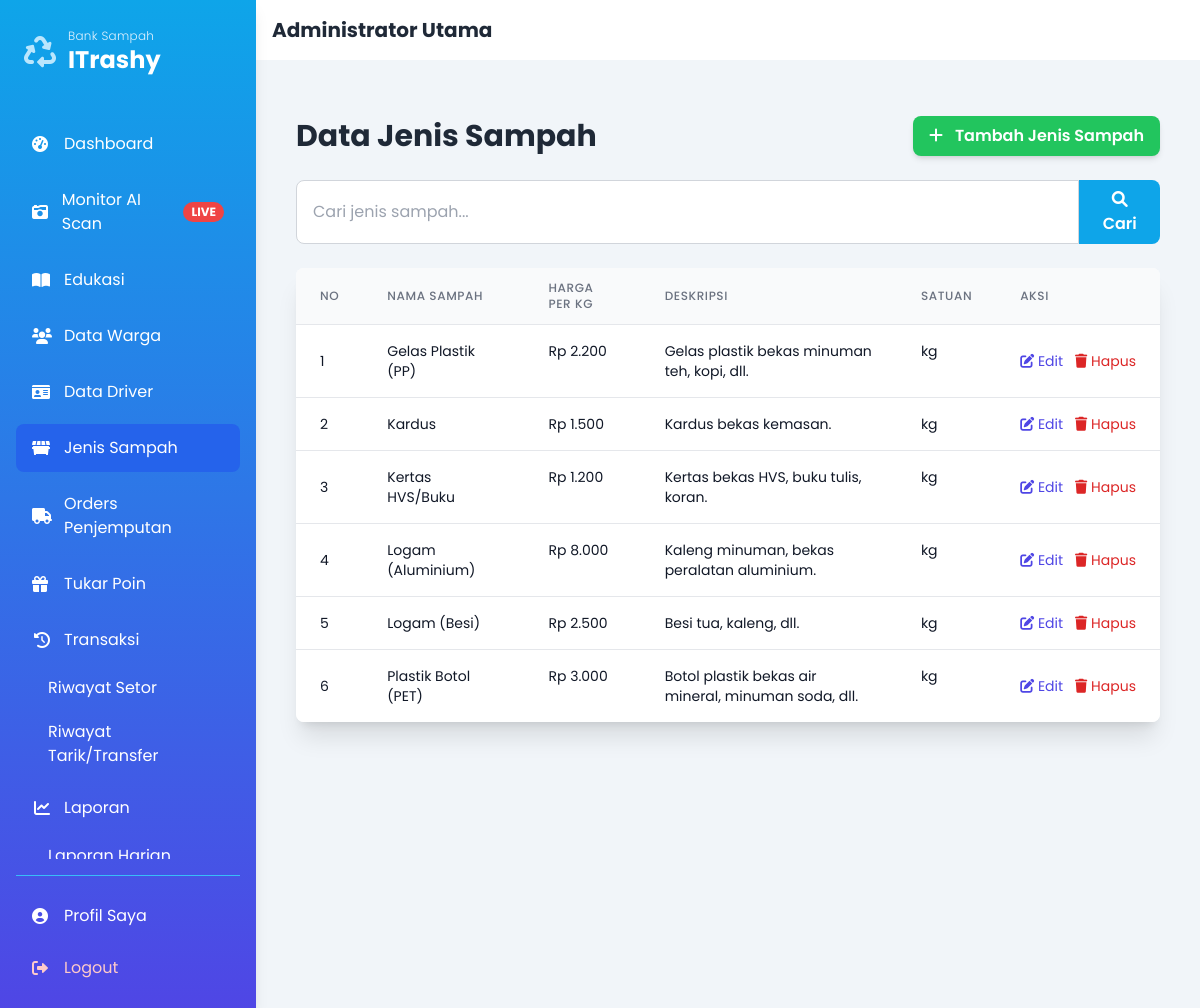
The page /bank_sampah/index.php?page=jenis_sampah/data (signed in) on the database its author committed.
### tables this page shows
CREATE TABLE `jenis_sampah` (
  `id_jenis_sampah` int NOT NULL AUTO_INCREMENT,
  `nama_sampah` varchar(100) NOT NULL,
  `harga_per_kg` decimal(10,2) NOT NULL,
  `deskripsi` text,
  `satuan` varchar(10) DEFAULT 'kg',
  PRIMARY KEY (`id_jenis_sampah`)
);

### bank_sampah/config/database.php (called while the page is built, shortened)
<?php
function format_rupiah($angka) {
    return "Rp " . number_format($angka, 0, ',', '.');
}

### bank_sampah/modules/jenis_sampah/index.php (the view, shortened to what this page needs)
<?php
$search = isset($_GET['search']) ? sanitize_input($_GET['search']) : '';
$query_condition = "";
$cols_res = mysqli_query($koneksi, "SHOW COLUMNS FROM jenis_sampah");
$columns = [];
while ($c = mysqli_fetch_assoc($cols_res)) {
    $columns[] = $c['Field'];
}
$query = "SELECT * FROM jenis_sampah $query_condition ORDER BY nama_sampah ASC";
$result = mysqli_query($koneksi, $query);
?>
<div class="container mx-auto px-4 py-8">
    <div class="flex justify-between items-center mb-6">
        <h1 class="text-3xl font-bold text-gray-800">Data Jenis Sampah</h1>
        <a href="<?php echo BASE_URL; ?>index.php?page=jenis_sampah/tambah" class="bg-green-500 hover:bg-green-600 text-white font-semibold py-2 px-4 rounded-lg shadow-md transition duration-150 ease-in-out">
            <i class="fas fa-plus mr-2"></i> Tambah Jenis Sampah
        </a>
    </div>
    <form method="GET" action="<?php echo BASE_URL; ?>index.php" class="mb-6">
        <div class="flex">
            <input type="text" name="search" value="<?php echo htmlspecialchars($search); ?>" placeholder="Cari jenis sampah..." class="w-full px-4 py-2 border border-gray-300 rounded-l-lg focus:outline-none focus:ring-2 focus:ring-sky-500 focus:border-sky-500">
            <button type="submit" class="bg-sky-500 hover:bg-sky-600 text-white font-semibold px-4 py-2 rounded-r-lg transition duration-150">
                <i class="fas fa-search"></i> Cari
            </button>
        </div>
    </form>
    <div class="bg-white shadow-xl rounded-lg overflow-hidden">
        <div class="overflow-x-auto">
            <table class="min-w-full divide-y divide-gray-200">
                <thead class="bg-gray-50">
                    <tr>
                        <th class="px-6 py-3 text-left text-xs font-medium text-gray-500 uppercase tracking-wider">No</th>
                        <?php foreach ($columns as $col): ?>
                            <?php if ($col === 'id_jenis_sampah') continue; ?>
                            <th class="px-6 py-3 text-left text-xs font-medium text-gray-500 uppercase tracking-wider"><?php echo htmlspecialchars(ucwords(str_replace('_', ' ', $col))); ?></th>
                        <?php endforeach; ?>
                        <th class="px-6 py-3 text-left text-xs font-medium text-gray-500 uppercase tracking-wider">Aksi</th>
                    </tr>
                </thead>
                <tbody class="bg-white divide-y divide-gray-200">
                    <?php if ($result && mysqli_num_rows($result) > 0): ?>
                        <?php $no = 1; ?>
                        <?php while($row = mysqli_fetch_assoc($result)): ?>
                        <tr>
                            <td class="px-6 py-4 whitespace-nowrap text-sm text-gray-900"><?php echo $no++; ?></td>
                            <?php foreach ($columns as $col): ?>
                                <?php if ($col === 'id_jenis_sampah') continue; ?>
                                <?php if ($col === 'gambar'): ?>
                                    <td class="px-6 py-4 text-sm text-gray-900 align-top">
                                        <?php if (!empty($row[$col])): ?>
                                            <?php
                                                $img_raw = $row[$col];
                                                if (!preg_match('#^(https?://|/)#i', $img_raw)) {
                                                    $img = rtrim(BASE_URL, '/') . '/' . ltrim($img_raw, '/');
                                                } else {
                                                    $img = $img_raw;
                                                }
                                            ?>
                                            <img src="<?php echo htmlspecialchars($img); ?>" alt="<?php echo htmlspecialchars($row['nama_sampah'] ?? ''); ?>" class="w-24 h-16 object-cover rounded" />
                                        <?php else: ?>
                                            -
                                        <?php endif; ?>
                                    </td>
                                <?php else: ?>
                                    <td class="px-6 py-4 whitespace-normal text-sm text-gray-900 align-top">
                                        <?php
                                            if ($col === 'harga_per_kg') {
                                                echo format_rupiah($row[$col]);
                                            } else {
                                                echo nl2br(htmlspecialchars($row[$col] !== null && $row[$col] !== '' ? $row[$col] : '-'));
                                            }
                                        ?>
                                    </td>
                                <?php endif; ?>
                            <?php endforeach; ?>
                            <td class="px-6 py-4 whitespace-nowrap text-sm">
                                <div class="flex items-center justify-between w-full">
                                    <div class="flex items-center text-sm space-x-3 whitespace-nowrap">
                                        <a href="<?php echo BASE_URL; ?>index.php?page=jenis_sampah/edit&id=<?php echo $row['id_jenis_sampah']; ?>" class="text-indigo-600 hover:text-indigo-900"><i class="fas fa-edit"></i> Edit</a>
                                        <a href="<?php echo BASE_URL; ?>index.php?page=jenis_sampah/hapus&id=<?php echo $row['id_jenis_sampah']; ?>"
                                           class="text-red-600 hover:text-red-900 btn-hapus"
                                           data-pesan="Apakah Anda yakin ingin menghapus jenis sampah ini? Ini mungkin mempengaruhi data transaksi yang ada."><i class="fas fa-trash"></i> Hapus</a>
                                    </div>
                                </div>
                            </td>
                        </tr>
                        <?php endwhile; ?>
                    <?php endif; ?>
                </tbody>
            </table>
        </div>
    </div>
</div>

### rows shown on the page
jenis_sampah: nama_sampah "Gelas Plastik (PP)", harga_per_kg "Rp 2.200", deskripsi "Gelas plastik bekas minuman teh, kopi, dll.", satuan "kg"
jenis_sampah: nama_sampah "Kardus", harga_per_kg "Rp 1.500", deskripsi "Kardus bekas kemasan.", satuan "kg"
jenis_sampah: nama_sampah "Kertas HVS/Buku", harga_per_kg "Rp 1.200", deskripsi "Kertas bekas HVS, buku tulis, koran.", satuan "kg"
jenis_sampah: nama_sampah "Logam (Aluminium)", harga_per_kg "Rp 8.000", deskripsi "Kaleng minuman, bekas peralatan aluminium.", satuan "kg"
jenis_sampah: nama_sampah "Logam (Besi)", harga_per_kg "Rp 2.500", deskripsi "Besi tua, kaleng, dll.", satuan "kg"
jenis_sampah: nama_sampah "Plastik Botol (PET)", harga_per_kg "Rp 3.000", deskripsi "Botol plastik bekas air mineral, minuman soda, dll.", satuan "kg"

### other values the page prints
$user_nama "Administrator Utama"
str_replace('_', ' ', $col) "NAMA SAMPAH"
str_replace('_', ' ', $col) "HARGA PER KG"
str_replace('_', ' ', $col) "DESKRIPSI"
str_replace('_', ' ', $col) "SATUAN"
